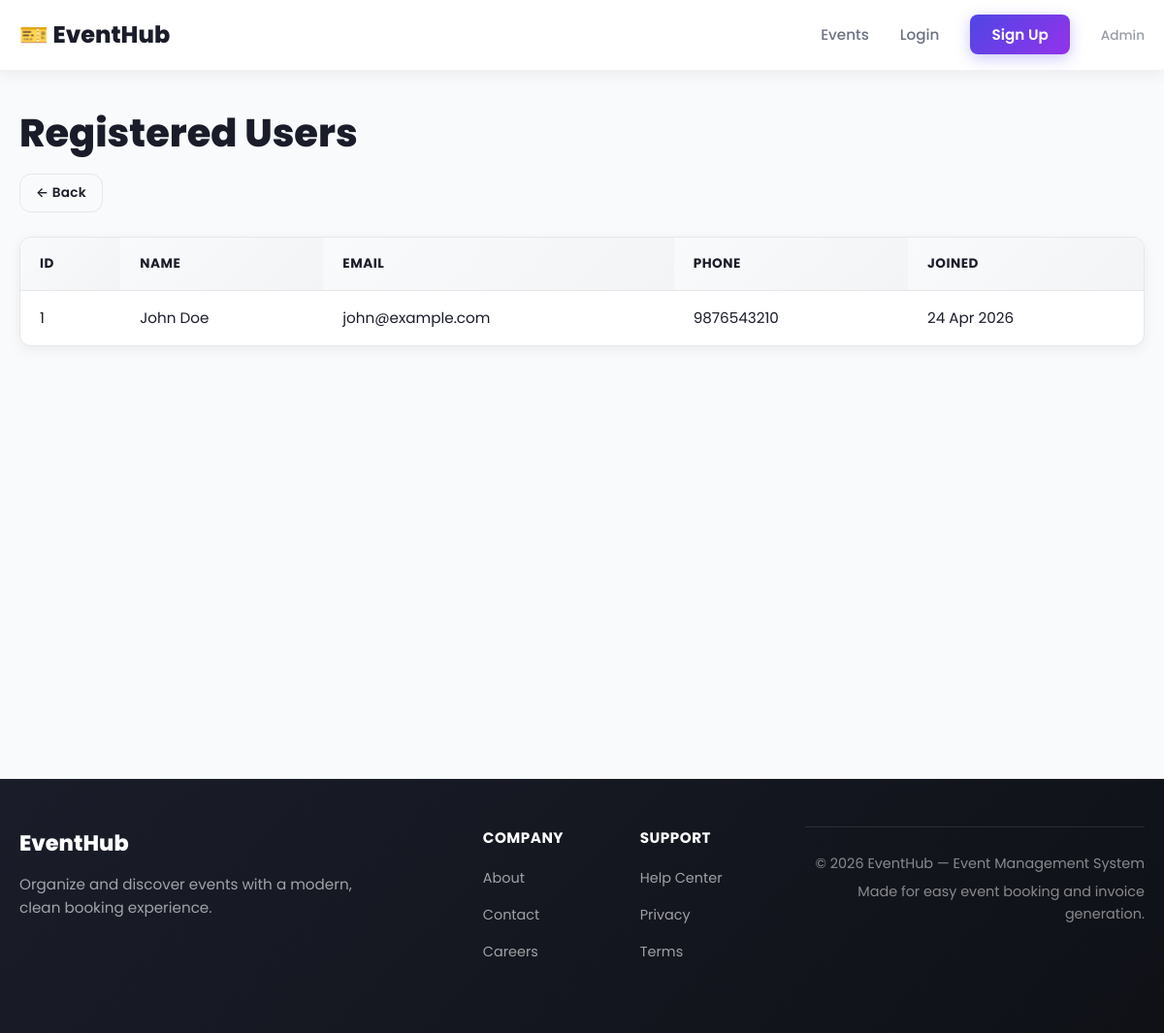
Page /admin/users.php (signed in) on the committed database.
### tables this page shows
CREATE TABLE users (
  id INT AUTO_INCREMENT PRIMARY KEY,
  name VARCHAR(100) NOT NULL,
  email VARCHAR(150) NOT NULL UNIQUE,
  password VARCHAR(255) NOT NULL,
  phone VARCHAR(20),
  created_at TIMESTAMP DEFAULT CURRENT_TIMESTAMP
);

### includes/auth.php (called while the page is built, shortened)
<?php
function sanitize($v) { return htmlspecialchars(trim($v ?? ''), ENT_QUOTES, 'UTF-8'); }

### admin/users.php (the view, shortened to what this page needs)
<?php
require_once __DIR__ . '/../includes/header.php';
$users=$conn->query("SELECT id,name,email,phone,created_at FROM users ORDER BY created_at DESC");
?>
<h1>Registered Users</h1>
<a href="dashboard.php" class="btn btn-outline btn-sm">← Back</a>
<div class="table-wrap" style="margin-top:18px">
  <table>
    <thead><tr><th>ID</th><th>Name</th><th>Email</th><th>Phone</th><th>Joined</th></tr></thead>
    <tbody>
      <?php while($u=$users->fetch_assoc()): ?>
      <tr>
        <td><?php echo $u['id']; ?></td>
        <td><?php echo sanitize($u['name']); ?></td>
        <td><?php echo sanitize($u['email']); ?></td>
        <td><?php echo sanitize($u['phone']?:'-'); ?></td>
        <td><?php echo date('d M Y',strtotime($u['created_at'])); ?></td>
      </tr>
      <?php endwhile; ?>
    </tbody>
  </table>
</div>
<?php require_once __DIR__ . '/../includes/footer.php'; ?>

### assets/css/style.css (style rules this page uses)
:root { --bg:#f9fafb; --surface:#ffffff; --text:#1a1d29; --muted:#6b7280; --primary:#4f46e5; --primary-hover:#4338ca; --primary-light:#eef2ff; --secondary:#9333ea; --secondary-hover:#7e22ce; --accent:#10b981; --danger:#ef4444; --warning:#f59e0b; --border:#e5e7eb; --radius:12px; --shadow:0 4px 14px rgba(0,0,0,.06); --shadow-lg:0 20px 25px rgba(0,0,0,.1); --shadow-hover:0 20px 30px rgba(79,70,229,.15); --transition:all 0.3s cubic-bezier(0.4, 0, 0.2, 1); }
* { box-sizing: border-box; margin: 0; padding: 0; }
html { scroll-behavior: smooth; }
body { font-family: 'Poppins', -apple-system, BlinkMacSystemFont, 'Segoe UI', Roboto, sans-serif; background: var(--bg); color: var(--text); line-height: 1.6; font-size: 16px; }
a { color: var(--primary); text-decoration: none; transition: var(--transition); }
h1 { font-size: 2.5rem; font-weight: 800; margin-bottom: 18px; line-height: 1.2; color: var(--text); }
.btn { display: inline-block; padding: 12px 24px; border: none; border-radius: var(--radius); font-weight: 600; cursor: pointer; font-size: 0.95rem; transition: var(--transition); text-align: center; font-family: inherit; text-transform: none; letter-spacing: 0.3px; position: relative; overflow: hidden; }
.btn::before { content: ''; position: absolute; top: 50%; left: 50%; width: 0; height: 0; background: rgba(255, 255, 255, 0.3); border-radius: 50%; transform: translate(-50%, -50%); transition: width 0.6s, height 0.6s; }
.btn-outline { background: transparent; border: 1.5px solid var(--border); color: var(--text); font-weight: 600; }
.btn-sm { padding: 8px 16px; font-size: 0.85rem; }
.table-wrap { background: var(--surface); border-radius: var(--radius); box-shadow: var(--shadow); overflow: auto; margin-bottom: 30px; border: 1px solid var(--border); }
table { width: 100%; border-collapse: collapse; }
th, td { padding: 16px 20px; text-align: left; border-bottom: 1px solid var(--border); font-size: 0.95rem; }
th { background: linear-gradient(135deg, #f9fafb, #f3f4f6); font-weight: 700; color: var(--text); text-transform: uppercase; font-size: 0.85rem; letter-spacing: 0.5px; position: sticky; top: 0; z-index: 10; }
tr:last-child td { border-bottom: none; }

### rows in the picture
users: id "1", name "John Doe", email "john@example.com", phone "9876543210", created_at "24 Apr 2026"
